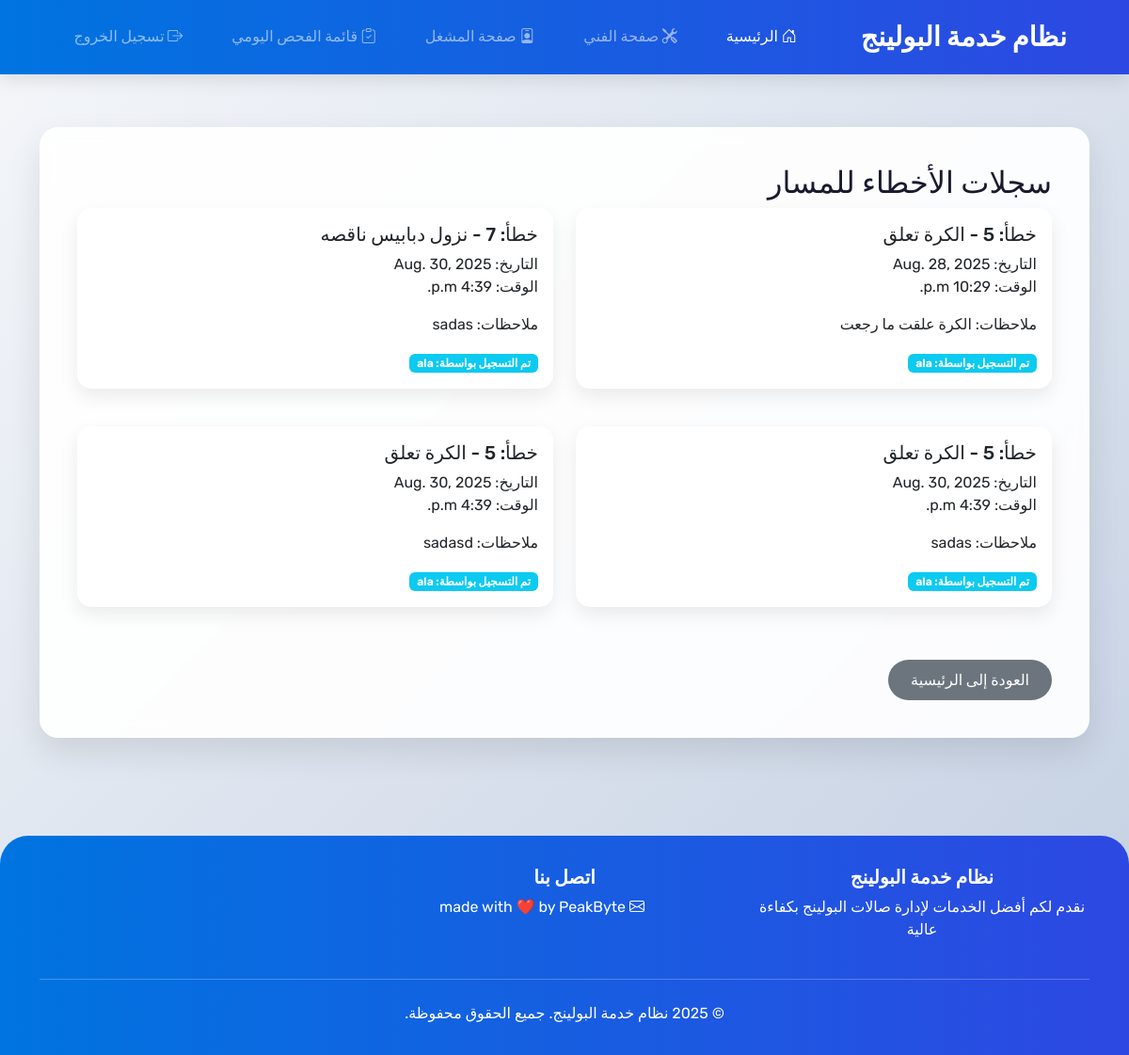
The app's page /app1/lane/2/ (signed in) with its own data.
### app1/models.py (models this page shows, shortened)
class ErrorLog(models.Model):
    lane = models.ForeignKey(Lane, on_delete=models.CASCADE)
    error = models.ForeignKey(Error, on_delete=models.CASCADE)
    date = models.DateField(auto_now_add=True)
    time = models.TimeField(auto_now_add=True)
    notes = models.TextField(blank=True, null=True)
    is_resolved = models.BooleanField(default=False)
    resolved_by = models.ForeignKey(User, on_delete=models.CASCADE, related_name='errors_resolved', blank=True, null=True)
    created_by = models.ForeignKey(User, on_delete=models.CASCADE, related_name='error_logs')
    created_at = models.DateTimeField(auto_now_add=True)
    updated_at = models.DateTimeField(auto_now=True)

class Error(models.Model):
    number = models.CharField(max_length=10)
    description = models.CharField(max_length=100)
    created_at = models.DateTimeField(auto_now_add=True)
    updated_at = models.DateTimeField(auto_now=True)

### app1/views.py (the view)
# urls.py: path('lane/<int:lane_id>/', views.lane_detail, name='lane_detail'),
@login_required
def lane_detail(request, lane_id):
    if not staff_role(request):
        messages.error(request, "You do not have permission to access this page.")
        return redirect('home_genaric')(request)
    error_logs = ErrorLog.objects.filter(lane_id=lane_id)
    context = {'error_logs': error_logs}
    return render(request, 'lane_detail.html', context)

### auth_management/permission.py (called while the page is built)
@login_required
def staff_role(request):
    if request.user.groups.filter(name='Admin').exists() or request.user.groups.filter(name='Staff').exists():
        print( "staff role")
        return True
    else:
        return False

### app1/templates/lane_detail.html (shortened to what this page needs)
{% extends 'base.html' %}
{% block content %}
<h2 class="wow">سجلات الأخطاء للمسار</h2>
<div class="row">
    {% for log in error_logs %}
    <div class="col-md-6 mb-3">
        <div class="card">
            <div class="card-body">
                <h5 class="card-title">خطأ: {{ log.error.number }} - {{ log.error.description }}</h5>
                <p class="card-text">التاريخ: {{ log.date }}<br>الوقت: {{ log.time }}</p>
                <p class="card-text">ملاحظات: {{ log.notes|default:'لا توجد ملاحظات' }}</p>
                <span class="badge bg-info">تم التسجيل بواسطة: {{ log.created_by.username }}</span>
            </div>
        </div>
    </div>
    {% empty %}
    <p>لا توجد سجلات أخطاء لهذا المسار.</p>
    {% endfor %}
</div>
<a class="btn btn-secondary mt-3" onclick="window.history.go(-2); return false;">العودة إلى الرئيسية</a>
{% endblock %}

### records on screen
ErrorLog: error.description "الكرة تعلق", date "Aug. 28, 2025", time "10:29 p.m.", notes "الكرة علقت ما رجعت", created_by.username "ala"
ErrorLog: error.number "7", error.description "نزول دبابيس ناقصه", date "Aug. 30, 2025", time "4:39 p.m.", notes "sadas", created_by.username "ala"
ErrorLog: error.description "الكرة تعلق", date "Aug. 30, 2025", time "4:39 p.m.", notes "sadas", created_by.username "ala"
ErrorLog: error.description "الكرة تعلق", date "Aug. 30, 2025", time "4:39 p.m.", notes "sadasd", created_by.username "ala"
